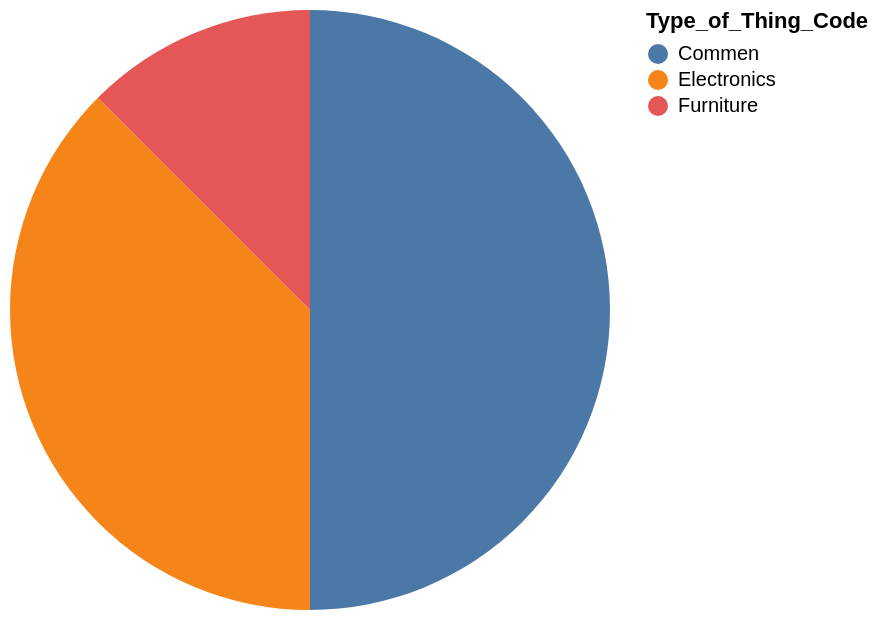

Express this chart as Vega-Lite.
### Vega-Lite specification from a JSON file in a GitHub repository (floating-point values rounded to 4 significant figures)
{"data": {"values": [{"x_data": "Commen", "y_data": 4}, {"x_data": "Electronics", "y_data": 3}, {"x_data": "Furniture", "y_data": 1}]}, "mark": "arc", "encoding": {"theta": {"field": "y_data", "type": "quantitative", "title": "COUNT(Type_of_Thing_Code)"}, "color": {"field": "x_data", "type": "nominal", "title": "Type_of_Thing_Code"}}}
